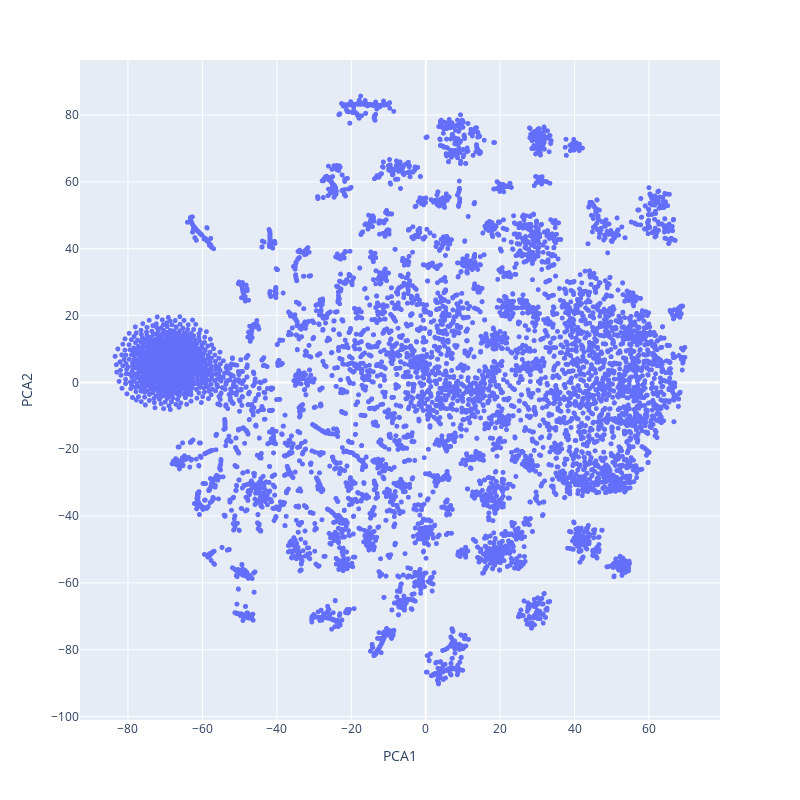

The notebook cell saved with this chart:
### Markdown cell above
Let's do the same with t-sne, an algorithm specialized for visualizing high dimensional spaces, you can read more about it there : https://en.wikipedia.org/wiki/T-distributed_stochastic_neighbor_embedding

### Code cell
from sklearn.manifold import TSNE

tsne=TSNE(random_state=37)
df_tsne=pd.DataFrame(
    tsne.fit_transform(movie_weights),
    columns=["TSNE1", "TSNE2"]
)

df_tsne["movieId"]=[i for i in range(len(df_tsne))]
df_tsne=df_tsne.merge(df_movie[["newId","title"]], left_on="movieId", right_on="newId").drop(columns="newId")

fig = px.scatter(df_tsne, x="TSNE1", y="TSNE2", hover_name="title")
fig.update_traces(mode="markers", marker=dict(size=5))
fig.update_layout(
    autosize=False,
    width=800,
    height=800,
)
fig.show()

### Figure 1 — Plotly figure (JSON) as saved in the notebook; plotly's stock layout.template omitted (floating-point values rounded to 4 significant figures; data arrays with more than 128 entries replaced by an {"elided": "..."} marker saying what was removed)
{"data": [{"hovertemplate": "<b>%{hovertext}</b><br><br>PCA1=%{x}<br>PCA2=%{y}<extra></extra>", "hovertext": {"elided": "9735 str values"}, "legendgroup": "", "marker": {"color": "#636efa", "size": 5, "symbol": "circle"}, "mode": "markers", "name": "", "showlegend": false, "type": "scattergl", "x": {"elided": "9735 float values"}, "xaxis": "x", "y": {"elided": "9735 float values"}, "yaxis": "y"}], "layout": {"autosize": false, "height": 800, "legend": {"tracegroupgap": 0}, "margin": {"t": 60}, "width": 800, "xaxis": {"anchor": "y", "domain": [0, 1], "title": {"text": "PCA1"}}, "yaxis": {"anchor": "x", "domain": [0, 1], "title": {"text": "PCA2"}}}}
